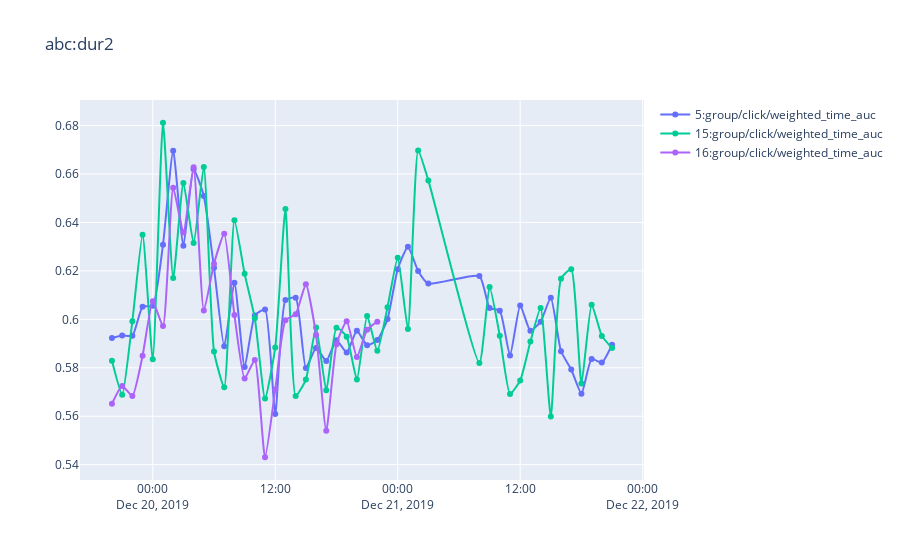

Notebook source saved alongside this figure:
### Code cell
compare(dfs, names=['dur2'], name2='group/click/weighted_time_auc', ratio=0.001)
